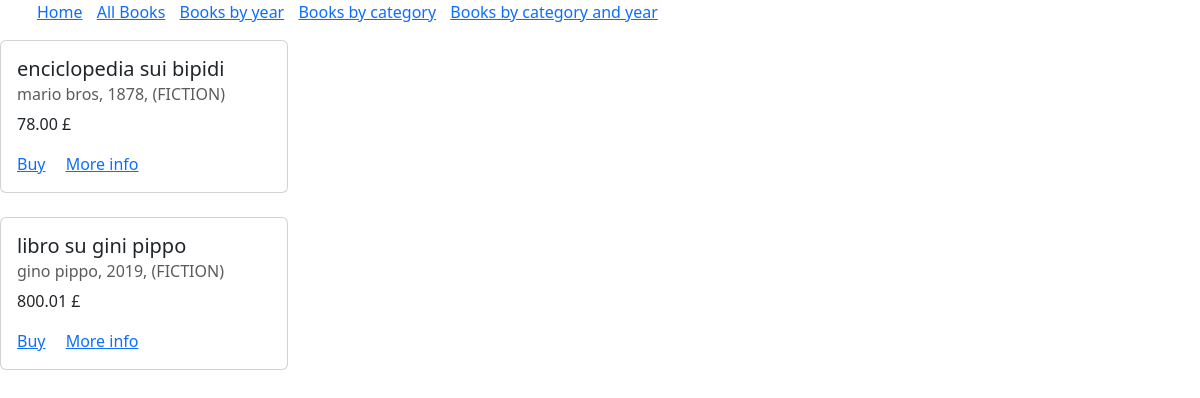
The app's page /books/category/FICTION with its own data.
### app1/models.py (models this page shows)
class Book(models.Model):
    id = models.AutoField(primary_key = True)
    year = models.IntegerField()
    author = models.TextField()
    price = models.DecimalField(max_digits = 8, decimal_places = 2)
    title = models.TextField()
    description = models.TextField()
    category_choices = [
        ('FICTION', 'fiction'),
        ('HORROR', 'horror'),
        ('SCFI', 'scfi'),
        ('SPLATTER', 'splatter'),
        ('FANTASY', 'fantasy'),
    ]
    category = models.CharField(max_length=50, choices=category_choices, default='FICTION')

### app1/views.py (the view)
# urls.py: path('books/category/<str:categoryid>', views.bookbycategory, name='bookbycategory'),
def bookbycategory(request, categoryid):
    books = Book.objects.filter(category=categoryid.upper())
    return render(request, 'bookbycategory.html', {'books': books})

### app1/templates/bookbycategory.html
{% extends 'base.html' %}
{% block content %}
    {% for book in books %}
    <div class="card" style="width: 18rem;">
    <div class="card-body">
    <h5 class="card-title">{{book.title}}</h5>
    <h6 class="card-subtitle mb-2 text-muted">{{book.author}}, {{book.year}}, ({{book.category}})</h6>
    <p class="card-text">{{book.price}} £</p>
    <a href="#" class="card-link">Buy</a>
    <a href="{% url 'singlebook' bookid=book.id %}" class="card-link">More info</a>
    </div>
    </div>
    <br>
    {% endfor %}
{% endblock %}

### records on screen
Book: title "enciclopedia sui bipidi", author "mario bros", year "1878", category "FICTION", price "78.00"
Book: title "libro su gini pippo", author "gino pippo", year "2019", category "FICTION", price "800.01"
